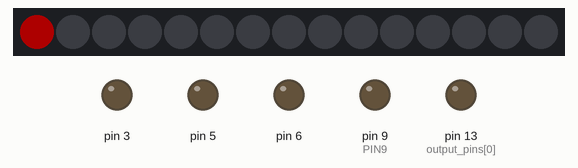
The sketch below on a simulated Arduino Uno, built with avr-gcc and run on an emulated ATmega328P. Shown: 15 RGB LEDs in strip order, left to right, output pins drawn as LEDs (lit = HIGH). Dim RGB values are drawn brighter than linear.

Above: at 0.1 s.
At 1.6 s:
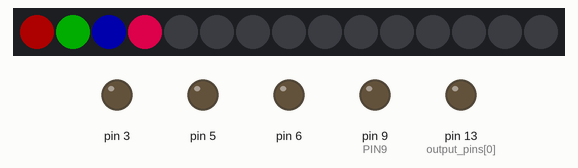
At 6.08 s:
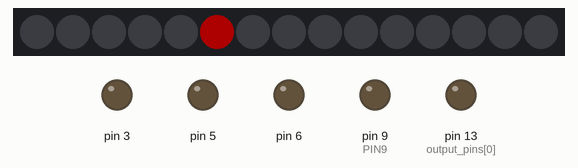
At 10.6 s:
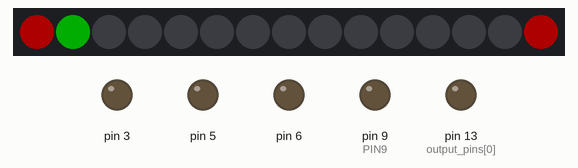
At 20.08 s:
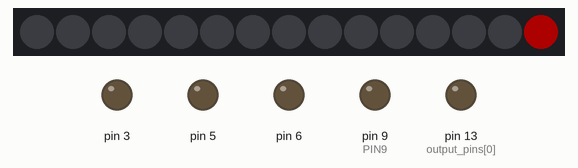
At 32.2 s:
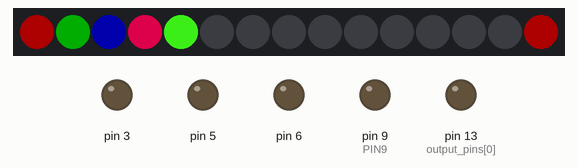

Measured:
- what the display in image 5 shows lasts 0.5 s, from 32.2 s to 32.7 s

The sketch:

LED_control_demo_service.ino
```cpp
/*


*/
// Include the Arduino FastLED library
#include <FastLED.h>

// Add missing definitions from library
#define PIN9 9

// Define Addressable LED parameters
#define LED_PIN 2
#define NUM_LEDS 15
#define MAX_BRIGHTNESS 50 // Max brightness required due to current limiations of prototype board
// TODO - replace max brightness with current check function
CRGB leds[NUM_LEDS];

// Initialize LED pin list
int output_pins[] = {LED_BUILTIN, PIN3, PIN5, PIN6, PIN9};
int num_pins = sizeof(output_pins) / sizeof(output_pins[0]);

// the setup function runs once when you press reset or power the board
void setup() {

  // Set pin initial conditions
  initialize_output_pins();
  initialize_addressable_LED_pins();

}

// Initialize output pins to off
void initialize_output_pins() {
  for (byte i = 0; i < num_pins; i = i + 1) {
    // initialize output pins as an output.
    pinMode(output_pins[i], OUTPUT);

    // write pin to low to ensure it is off
    analogWrite(output_pins[i], 0);
  }
}

void initialize_addressable_LED_pins() {
  // Initialize addressable LED pins
  FastLED.addLeds<WS2812B, LED_PIN, GRB>(leds, NUM_LEDS);
}

// Enable a custom delay factor for blink
void timed_blink(int pin, int on_time_multiplier, int delay_multiplier) {

  analogWrite(pin, 255);  // turn the LED on (HIGH is the voltage level)
  delay(1 * on_time_multiplier);                      // wait for a second
  analogWrite(pin, 0);   // turn the LED off by making the voltage LOW
  delay(1 * delay_multiplier);                      // wait for a second
}

// Blink all pins in sequence
void blink_all_pins_sequential(int speed) {
  // Iterate over initialized pin list and blink each one
  for (byte i = 0; i < num_pins; i = i + 1) {
    timed_blink(output_pins[i], speed, speed);
  }

}

// Sweep blink pattern with different speeds
void blink_speed_sweep(int start, int end) {
  for (byte i = start; i < end; i = i + 1) {
    blink_all_pins_sequential(i);
  }
  delay(1000);
}

// Sweep PWM values for LEDs
void sweep_pwm_values(int start, int end, int delay_time) {
  // Forward sweep through all int8 pwm values
  for (byte i = start; i < end; i = i + 1) {
    // Turn pins on with PWM value
    for (byte j = 0; j < num_pins; j = j + 1) {
      analogWrite(output_pins[j], i);
    }
    delay(delay_time);
  }

  // Backwards sweep through all int8 pwm values
  for (byte i = start; i < end; i = i + 1) {
    // Turn pins on with PWM value
    for (byte j = 0; j < num_pins; j = j + 1) {
      analogWrite(output_pins[j], 255-1-i);
    }
    delay(delay_time);
  }
  delay(1000);
}

// Short demo script for LED
void addressable_demo_pattern(){
  leds[0] = CRGB(MAX_BRIGHTNESS, 0, 0);
  FastLED.show();
  delay(500);
  leds[1] = CRGB(0, MAX_BRIGHTNESS, 0);
  FastLED.show();
  delay(500);
  leds[2] = CRGB(0, 0, MAX_BRIGHTNESS);
  FastLED.show();
  delay(500);
  leds[3] = CRGB(150, 0, MAX_BRIGHTNESS);
  FastLED.show();
  delay(500);
  leds[4] = CRGB(MAX_BRIGHTNESS, 200, 20);
  FastLED.show();
  delay(500);
}

// Turn off addressable LEDs
void addressable_off(){
  for (byte i = 0; i < NUM_LEDS; i = i + 1) {
    leds[i] = CRGB(0, 0, 0);
  }
  FastLED.show();
}

// Traveling LED pattern
void traveling_led(int num_iterations, int delay_time) {
  for (int j = 0; j < num_iterations; j = j + 1) {
    int counter = 0;
    while (counter < NUM_LEDS) {
      // Set all equal to 0
      for (int i = 0; i < NUM_LEDS; i = i + 1) {
        leds[i] = CRGB(0, 0, 0);
      }

      // Set counter value to 255
      leds[counter] = CRGB(MAX_BRIGHTNESS, 0, 0);
      FastLED.show();
      counter = counter + 1;
      delay(delay_time);
    }
  }
}


// Loop function that runs over and over again forever
void loop() {
  addressable_demo_pattern();
  addressable_off();
  traveling_led(5, 100);
  // blink_speed_sweep(200, 205);
  // sweep_pwm_values(0, MAX_BRIGHTNESS, 10);

}
```
